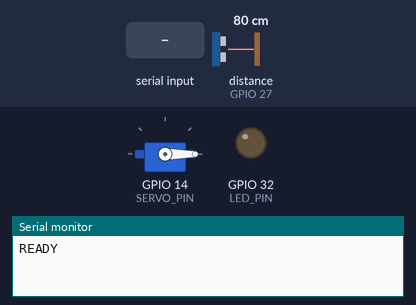
A sketch run on a simulated ESP32. Parts: servo, output pins drawn as LEDs (lit = HIGH), the last lines printed to the serial monitor. The inputs (shaded band) are chosen by the test bench; at power-on: distance to the obstacle (sensor on GPIO 27) 80 cm. The echo pulse lasts 58.3 µs per cm; pins used as bus, display or sensor lines are not drawn.

Above: at 2.7 s.
2.8 s: "START\n" received over Serial
At 3.26 s:
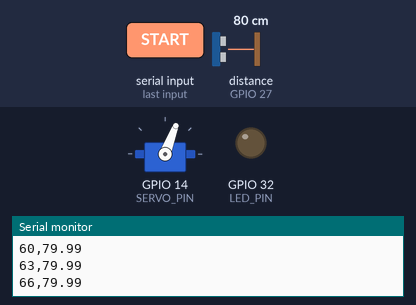
5.8 s: distance to the obstacle (sensor on GPIO 27) set to 2 cm
8.8 s: distance to the obstacle (sensor on GPIO 27) set to 4 cm
At 9.03 s:
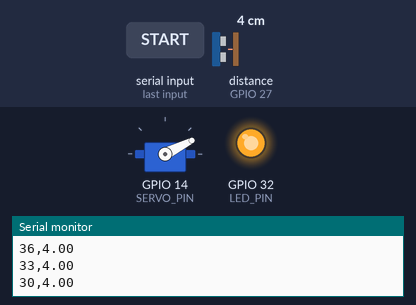
11.8 s: "STOP\n" received over Serial
At 12.6 s:
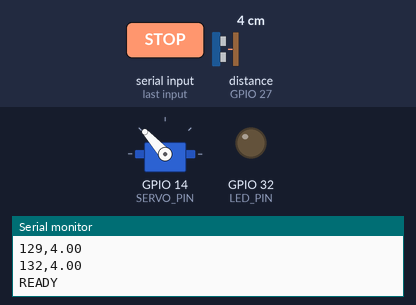
Timing chart, 0 to 14.3 s (numbered marks = the images above; inputs shaded):
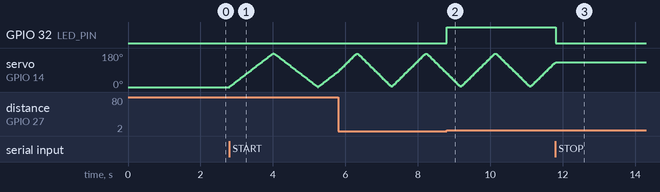

Measured:
- after the input at 8.8 s, GPIO 32 (LED_PIN): LOW → HIGH at once
- after the input at 11.8 s, GPIO 32 (LED_PIN): HIGH → LOW at once

The sketch:

radar.ino
```cpp
// RADAR SYSTEM Firmware
// Servo sweep with HC-SR04 ultrasonic sensor and LED alert.
// ESP32: install ESP32Servo library (Tools > Manage Libraries > "ESP32Servo").
// Arduino: uses built-in Servo library, no extra install needed.

#include <ESP32Servo.h>

const int SERVO_PIN = 14;
const int TRIG_PIN = 26;
const int ECHO_PIN = 27;
const int LED_PIN = 32;

const int SWEEP_STEP = 3;        // degrees per step
const int STEP_DELAY_MS = 15;    // ms per step
float alertDistance = 30.0; // cm — updated via RANGE: command from UI

Servo servo;

int currentAngle = 0;
int direction = 1;
bool running = false;
unsigned long lastReadyPing = 0;

void setup() {
  Serial.begin(115200);

  // Wait for serial to stabilize after DTR reset
  delay(1000);

  // Flush any garbage in the serial buffer from the reset
  while (Serial.available()) Serial.read();

  pinMode(TRIG_PIN, OUTPUT);
  pinMode(ECHO_PIN, INPUT);
  pinMode(LED_PIN, OUTPUT);

  digitalWrite(TRIG_PIN, LOW);
  digitalWrite(LED_PIN, LOW);

  servo.attach(SERVO_PIN, 500, 2500);  // SG90 pulse range (us)
  servo.write(0);                      // start at sweep origin
  currentAngle = 0;
  direction = 1;
  delay(500);

  Serial.println("READY");
  lastReadyPing = millis();
}

void loop() {
  // Check for START/STOP commands from bridge
  if (Serial.available()) {
    String cmd = Serial.readStringUntil('\n');
    cmd.trim();
    if (cmd == "START") {
      running = true;
    }
    else if (cmd == "STOP") {
      running = false;
      digitalWrite(LED_PIN, LOW);
    }
    else if (cmd == "PING") {
      Serial.println("READY");
    }
    else if (cmd.startsWith("RANGE:")) {
      alertDistance = cmd.substring(6).toFloat();
    }
  }

  if (!running) {
    // Periodically send READY so bridge knows we're alive
    if (millis() - lastReadyPing > 2000) {
      Serial.println("READY");
      lastReadyPing = millis();
    }
    delay(50);
    return;
  }

  // Sweep from 0 to 180 and back
  currentAngle += (SWEEP_STEP * direction);

  if (currentAngle >= 180) {
    currentAngle = 180;
    direction = -1;
  } else if (currentAngle <= 0) {
    currentAngle = 0;
    direction = 1;
  }

  servo.write(currentAngle);
  delay(STEP_DELAY_MS);

  // Measure distance
  float distance = measureDistance();

  // Alert LED
  if (distance > 0 && distance <= alertDistance) {
    digitalWrite(LED_PIN, HIGH);
  } else {
    digitalWrite(LED_PIN, LOW);
  }

  // Send data: "angle,distance"
  Serial.print(currentAngle);
  Serial.print(",");
  Serial.println(distance, 2);
}

float measureDistance() {
  digitalWrite(TRIG_PIN, LOW);
  delayMicroseconds(2);
  digitalWrite(TRIG_PIN, HIGH);
  delayMicroseconds(10);
  digitalWrite(TRIG_PIN, LOW);

  long duration = pulseIn(ECHO_PIN, HIGH, 30000); // 30ms timeout ~= 500cm max
  if (duration == 0) return -1;

  float distance = (duration * 0.0343) / 2.0;
  if (distance > 400 || distance < 2) return -1;

  return distance;
}
```
